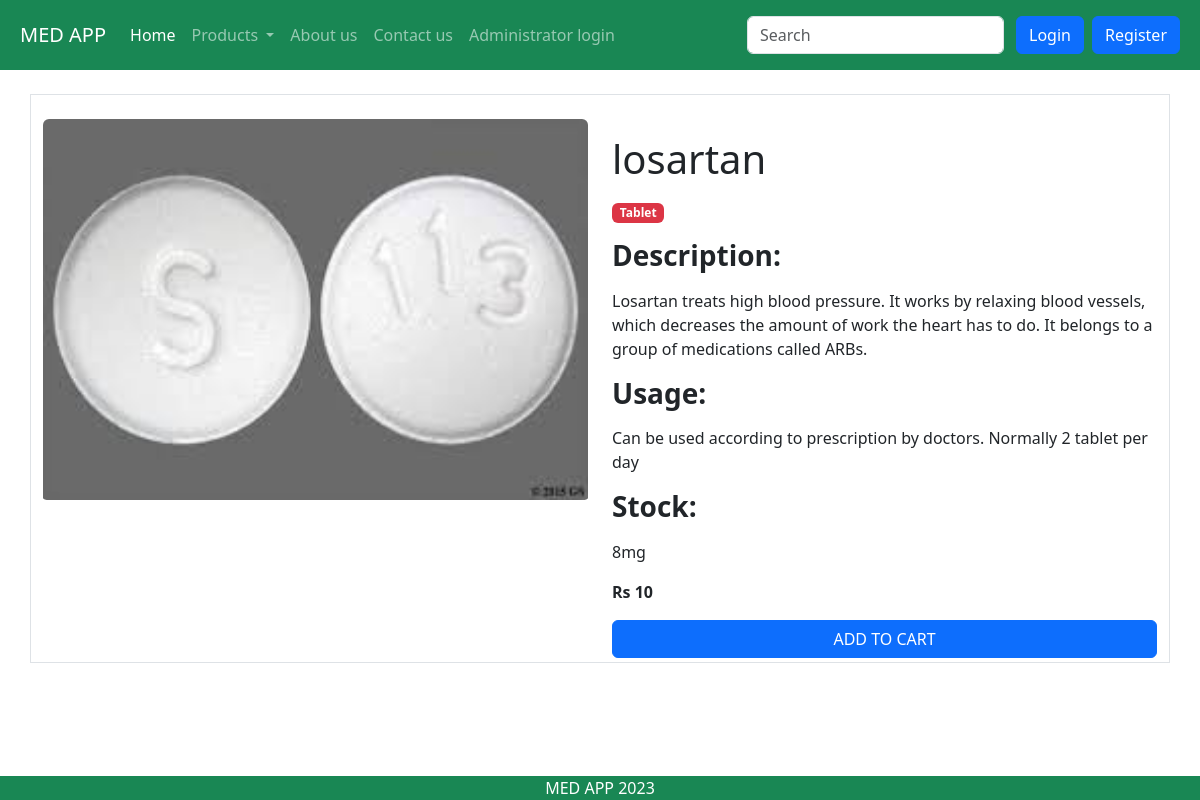
Page /Productdetails/1 on the committed database.
### Webapp/models.py (models this page shows, shortened)
class Products(models.Model):
    med_name=models.CharField(max_length=50)
    med_price=models.IntegerField()
    med_category=models.ForeignKey(CategoryList, on_delete=models.CASCADE)
    mfg_date=models.DateField(auto_now_add=True)
    expiry_date=models.DateField( auto_now_add=False)
    med_image=models.ImageField(upload_to="productimages", height_field=None, width_field=None, max_length=None)
    added_by=models.ForeignKey(User, on_delete=models.CASCADE)
    med_usage=models.TextField(null=True)
    stock_available=models.IntegerField()
    med_description=models.TextField(null=True)

class CategoryList(models.Model):
    categories=models.CharField(max_length=50,default="Tablet")
    addedby=models.ForeignKey(User, on_delete=models.CASCADE,null=True)
    def __str__(self):
            return self.categories

### Webapp/views.py (the view)
# urls.py: path('Productdetails/<int:pk>', views.productpage, name='Productdetails'),
def productpage(request,pk):
    context=productdetailfunction(request,pk)
    return render(request,'visitor/productdetails.html',context)

### Webapp/views.py (called while the page is built)
def productdetailfunction(request,pk):
    prddetails=Products.objects.filter(id=pk)
    context={"prddetails":prddetails}
    return context

### templates/visitor/productdetails.html (shortened to what this page needs)
{% extends 'visitor/base.html' %}
{% block content %}
<div class="container my-4 border">
  {% if prddetails %} <br>
    {% for pd in prddetails %}
        <div class="row">
          <div class="col-md-6">
            <img src="{{pd.med_image.url}}" alt="Product Image" class="rounded img-fluid pb-1" width="600" height="700" />
          </div>
          <div class="col-md-6">
            <p class="med-name"><h1>{{pd.med_name}}</h1> </p>
            <span class="badge text-bg-danger">{{pd.med_category}}</span>
            <p class="description-head"> <h3><B>Description: </B></h3></p>
            <p class="description">{{pd.med_description}}</p>
            <p class="usage-head"> <h3><B>Usage: </B></h3></p>
            <p class="usage"> {{pd.med_usage}}</p>
            <p class="stock-head"> <h3><B>Stock: </B></h3></p>
            <p class="stock">{{pd.stock_available}}mg</p>
            <p class="price"> <B>
              {% if pd.med_category == "Tablet" %}
              Rs {{pd.med_price}} for 10 Tabs
              {% else %}
              Rs {{pd.med_price}}
              {% endif %}
            </B></p>
            <div class="d-grid gap-2">
              <button class="btn btn-primary mb-1" type="button">ADD TO CART</button>
            </div>
          </div>
        </div>
  {% endfor %}
  {% else %}
     <p> Something went wrong, try again from homepage </p>
  {% endif %}
</div>
{% endblock content %}

### rows in the picture
Products: med_image (picture), med_name "losartan", med_category "Tablet", med_description "Losartan treats high blood pressure. It works by relaxing blood vessels, which decreases the amount of work the heart has to do. It belongs to a group of medications called ARBs.", med_usage "Can be used according to prescription by doctors. Normally 2 tablet per day", stock_available "8", med_price "10"
